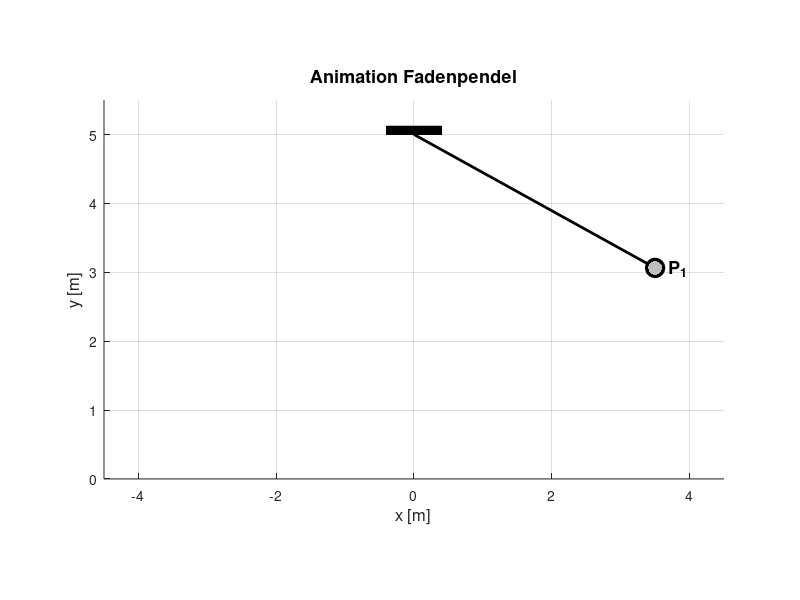

This figure's MATLAB source: (Note: this script raises an error after producing the figure.)
%Tobias Daiger
function animation_mit_export()
    export_mp4 = true;  
    export_gif = true;  
    
    mp4_filename = 'fadenpendel_animation.mp4';
    gif_filename = 'fadenpendel_animation.gif';

    y_pivot = 5.0;        
    l = 4.0;              
    x_start = 3.5;        
    phi0 = asin(x_start / l); 
    
    g = 9.81;             
    gamma = 0.15;         
    
    omega0 = sqrt(g/l);                   
    omega_ged = sqrt(omega0^2 - gamma^2); 
    
    t_end = 12;
    dt = 0.015;             
    t = 0:dt:t_end;
    
    phi = phi0 * exp(-gamma*t) .* cos(omega_ged*t);
    v_phi = -gamma * phi0 * exp(-gamma*t) .* cos(omega_ged*t) ...
            - phi0 * omega_ged * exp(-gamma*t) .* sin(omega_ged*t);
    
    x = l * sin(phi);
    y = y_pivot - l * cos(phi);
    
    fig = figure('Color', 'w', 'Name', 'Fadenpendel', 'Position', [100, 100, 900, 750]);
    ax = axes('Parent', fig);
    hold(ax, 'on'); grid(ax, 'on'); axis(ax, 'equal');
    
    xlim(ax, [-4.5, 4.5]);
    ylim(ax, [0, 5.5]);
    xlabel(ax, 'x [m]', 'FontSize', 12); 
    ylabel(ax, 'y [m]', 'FontSize', 12);
    title(ax, 'Animation Fadenpendel', 'FontSize', 13);
    
    fill(ax, [-0.4, 0.4, 0.4, -0.4], [y_pivot, y_pivot, y_pivot+0.12, y_pivot+0.12], 'k');
    
    faden = plot(ax, [0, x(1)], [y_pivot, y(1)], 'k-', 'LineWidth', 2);
    kugel = plot(ax, x(1), y(1), 'ko', 'MarkerFaceColor', 'k', 'MarkerSize', 14);
    
    peak_x = [x(1)];
    peak_y = [y(1)];
    
    plot(ax, x(1), y(1), 'o', 'MarkerSize', 10, 'MarkerFaceColor', [0.75 0.75 0.75], 'MarkerEdgeColor', 'none');
    text(ax, x(1) + 0.2, y(1), 'P_1', 'FontSize', 13, 'FontWeight', 'bold', 'Color', 'k');
    
    if export_mp4
        v_writer = VideoWriter(mp4_filename, 'MPEG-4');
        v_writer.FrameRate = 1/dt; % Entspricht der Zeitauflösung (~66 FPS)
        open(v_writer);
    end

    for k = 2:length(t)
        if ~isvalid(fig) || ~isvalid(faden)
            break;
        end
        
        set(faden, 'XData', [0, x(k)], 'YData', [y_pivot, y(k)]);
        set(kugel, 'XData', x(k), 'YData', y(k));
        
        if v_phi(k-1) * v_phi(k) <= 0
            peak_x(end+1) = x(k); %#ok<AGROW>
            peak_y(end+1) = y(k); %#ok<AGROW>
            idx = length(peak_x);
            
            plot(ax, x(k), y(k), 'o', 'MarkerSize', 10, 'MarkerFaceColor', [0.75 0.75 0.75], 'MarkerEdgeColor', 'none');
            
            if x(k) < 0
                text(ax, x(k) - 0.2, y(k), sprintf('P_{%d}', idx), 'FontSize', 13, 'FontWeight', 'bold', 'HorizontalAlignment', 'right');
            else
                text(ax, x(k) + 0.2, y(k), sprintf('P_{%d}', idx), 'FontSize', 13, 'FontWeight', 'bold', 'HorizontalAlignment', 'left');
            end
            
            p_start = [peak_x(idx-1), peak_y(idx-1)];
            p_end   = [peak_x(idx),   peak_y(idx)];
            
            quiver(ax, p_start(1), p_start(2), p_end(1)-p_start(1), p_end(2)-p_start(2), 0, ...
                   'r:', 'LineWidth', 1.8, 'MaxHeadSize', 0.25);
            
            mid_x = (p_start(1) + p_end(1)) / 2;
            mid_y = (p_start(2) + p_end(2)) / 2 + 0.12;
            
            text(ax, mid_x, mid_y, sprintf('s''_{%d}', idx-1), ...
                 'FontSize', 11, 'FontWeight', 'bold', 'Color', 'r', ...
                 'HorizontalAlignment', 'center', ...
                 'BackgroundColor', [1 1 1 0.8], 'Margin', 1);
             
            if idx == 2
                k_start = 1;
            else
                k_start = find(v_phi(1:k-1).*v_phi(2:k) <= 0, idx-2, 'first');
                k_start = k_start(end);
            end
            plot(ax, x(k_start:k), y(k_start:k), 'b:', 'LineWidth', 1.2);
        end
        
        drawnow;
        
        frame = getframe(fig);
        
        if export_mp4
            writeVideo(v_writer, frame);
        end
        
        if export_gif
            im = frame2im(frame);
            [imind, cm] = rgb2ind(im, 256);
            if k == 2
                imwrite(imind, cm, gif_filename, 'gif', 'Loopcount', inf, 'DelayTime', dt);
            else
                imwrite(imind, cm, gif_filename, 'gif', 'WriteMode', 'append', 'DelayTime', dt);
            end
        end
    end
    
    if export_mp4
        close(v_writer);
        disp(['MP4 erfoglreich gespeichert unter: ', mp4_filename]);
    end
    if export_gif
        disp(['GIF erfolgreich gespeichert unter: ', gif_filename]);
    end
end
